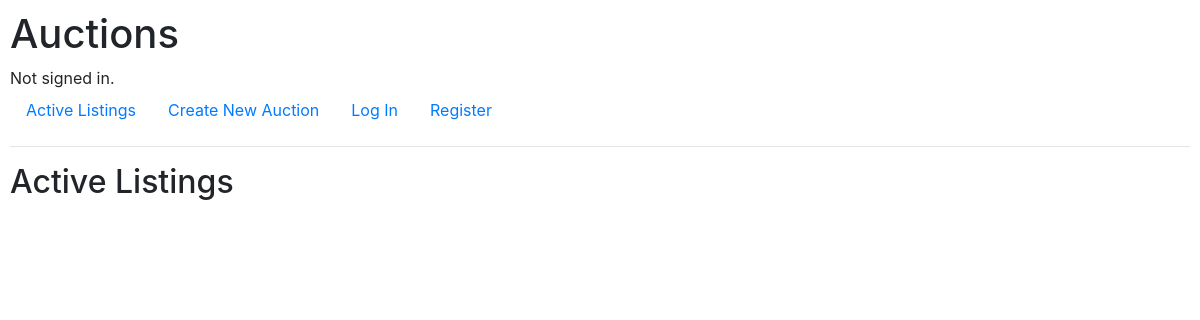
The app's page /, older data.
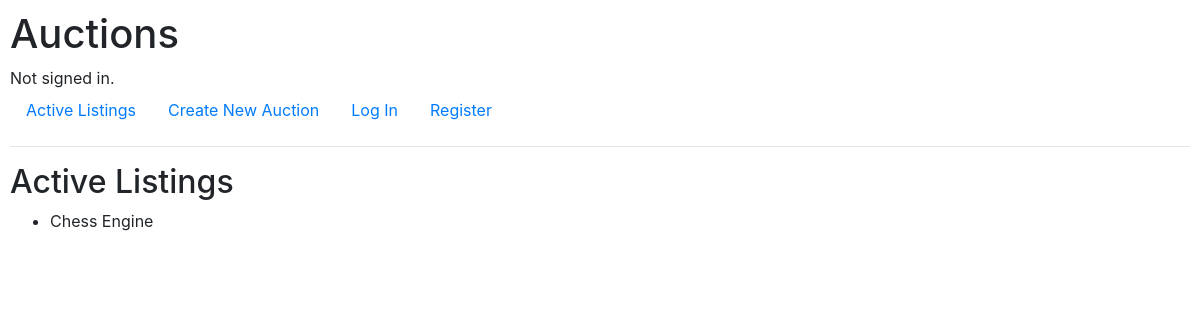
The same page, newer data.
### auctions/models.py (models this page shows, shortened)
class AuctionListings(models.Model):
    LISTING_CATEGORIES = [
        ('OTH', 'Other'),
        ('HOM', 'Home'),
        ('FAS', 'Fashion'),
        ('TOY', 'Toys'),
        ('ELE', 'Electronics'),
        ('BAB', 'Baby'),
        ('AUT', 'Automotive'),
    ]
    user = models.ForeignKey(User, on_delete=models.CASCADE)
    itemTitle = models.CharField(max_length=80)
    itemDescription = models.CharField(max_length=450)
    listingImg = models.CharField(max_length=250, null=True, blank=True)
    initialBid = models.DecimalField(max_digits=10, decimal_places=2)
    category = models.CharField(max_length=15, choices=LISTING_CATEGORIES, default=LISTING_CATEGORIES[0][0])
    isActive = models.BooleanField(default=True)
    date = models.DateField()

### auctions/views.py (the view)
# urls.py: path("", views.index, name="index"),
def index(request):
    listing = AuctionListings.objects.all()
    return render(request, "auctions/index.html", {
        "listing": listing
    })

### auctions/templates/auctions/index.html
{% extends "auctions/layout.html" %}
{% block body %}
    <h2>Active Listings</h2>
    <ul>
        {% for item in listing %}
            <li>{{ item.itemTitle }}</li>
        {% endfor %}
    </ul>
{% endblock %}

Row changes from the older to the newer data that the page shows:
added AuctionListings: itemTitle "Chess Engine"
